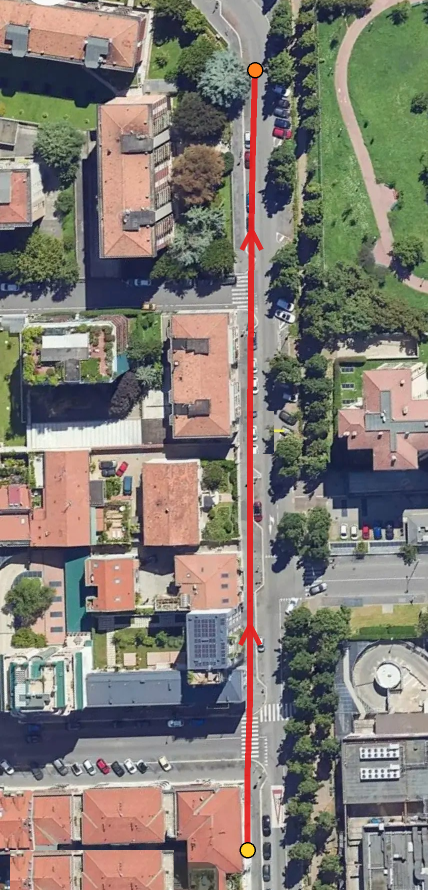
#> input picture maps/M3_route.png, 855 x 1780 px, found by its file name (shown at 1/2 size)
$ python compile_continuous_m3.py
#> lines starting #> are read from the running program, lines starting #| are printed output that depends on the picture
# M1 real-satellite-map continuous ride: concat h3m1_s1..s6 (drop join dupes),
# fixed caption bar + tall minimap (the REAL satellite route overlay) with a
# MOVING position dot + traveled trail. Output continuous_m3_v1.mp4.
import av, os
from PIL import Image, ImageDraw, ImageFont

BASE = r"C:\Users\yunlei\.zcode\workspace\default\h3_map_baseline"
OUT  = r"C:\Users\yunlei\AppData\Local\Comfy-Desktop\ComfyUI-Shared\output"
CLIP_NAMES = [f"h3m3_s{i}_00001_.mp4" for i in range(1, 7)]
RESULT = os.path.join(BASE, "continuous_m3_v1.mp4")

MAP_IMG = os.path.join(BASE, "maps", "M3_route.png")   # 872x1630 with red polyline
MAP_H = 500                                             # thumb height on frame
MAP_W, MAP_H_FULL = 855, 1780

CAPTION = "One continuous ride up a tree-lined avenue in Milan - satellite-map anchored - MiniMax H3 chain of 6"

# route polyline in original 872x1630 map coords
POLY = [(495,1700),(495,1550),(500,1400),(500,1250),(500,1050),(500,830),(502,620),(503,460),(505,330),(510,140)]

# (frame, x, y) keyframes along the polyline; linear interp in between.
# S boundaries: S1 0-242 *new-frames*; each following clip adds 242 frames.
WAY = [
    (0,    495,1700),  # S1 start: southern junction zebra
    (242,  500,1412),  # S1 end (arc-length interp, ~288px/clip, total route 1559px)
    (484,  500,1124),  # S2 end
    (726,  502, 836),  # S3 end: trees opening to grass
    (968,  503, 548),  # S4 end: park lawns right
    (1210, 507, 258),  # S5 end: northern stretch
    (1306, 510, 140),  # S6 glide done (~f96), stopped at route END by the park fence
    (1452, 510, 140),  # end: dot sits at END through the final pan RIGHT into the park
]

def pos_at(f):
    if f <= WAY[0][0]: return WAY[0][1], WAY[0][2]
    if f >= WAY[-1][0]: return WAY[-1][1], WAY[-1][2]
    for (f0,x0,y0),(f1,x1,y1) in zip(WAY, WAY[1:]):
        if f0 <= f <= f1:
            t = 0 if f1==f0 else (f-f0)/(f1-f0)
            return x0+(x1-x0)*t, y0+(y1-y0)*t
    return WAY[-1][1], WAY[-1][2]

def trail_upto(pt):
    """walk POLY, return partial polyline ending at interpolated pt"""
    pts = [POLY[0]]
    for a,b in zip(POLY, POLY[1:]):
        ax,ay,bx,by = *a,*b
        # param of pt projected onto segment ab
        dx,dy = bx-ax, by-ay
        L2 = dx*dx+dy*dy
        if L2==0: continue
        t = ((pt[0]-ax)*dx + (pt[1]-ay)*dy)/L2
        if t >= 1: pts.append(b); continue
        if t <= 0: break
        pts.append((ax+dx*t, ay+dy*t)); break
    return pts

# ---- load minimap ----
thumb = Image.open(MAP_IMG).convert("RGB")
#> thumb is the input picture: PIL image 855x1780 RGB; mean R, G, B 130.1, 124.3, 116.1
s = MAP_H / thumb.height
#> s = 0.281
TW = int(thumb.width*s)
#> TW = 240
thumb = thumb.resize((TW, MAP_H), Image.LANCZOS)
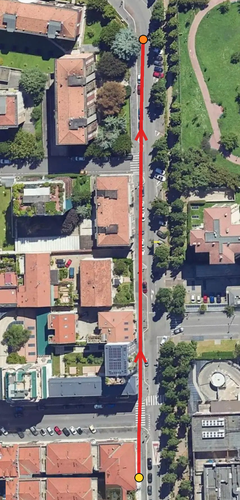
#> thumb: PIL image 240x500 RGB; mean R, G, B 130.1, 124.3, 116.1
# add thin white border
framed = Image.new("RGB", (TW+4, MAP_H+4), (255,255,255))
#> framed: PIL image 244x504 RGB; every value is 255
framed.paste(thumb, (2,2))
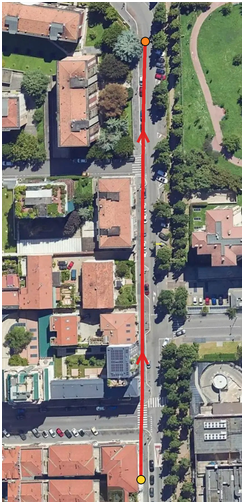
#> framed: PIL image 244x504 RGB; mean R, G, B 133.2, 127.4, 119.5

# fonts
def font(sz):
#> called with sz = 30
    for name in ("arialbd.ttf","arial.ttf","segoeui.ttf"):
        try: return ImageFont.truetype(name, sz)
        except Exception: pass
    return ImageFont.load_default()
F_CAP = font(30)

# ---- video pass ----
ins = []
for n in CLIP_NAMES:
#> (the run stopped early here; a loop or call above may not have finished)

$ run again, with maps/M1_route.png copied over maps/M3_route.png
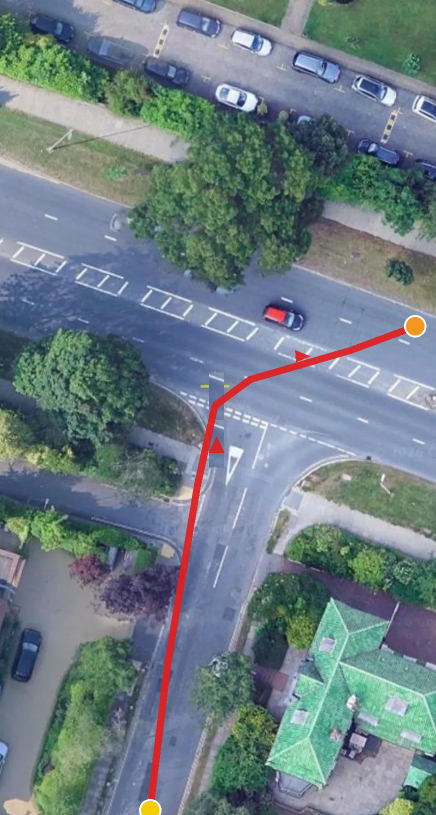
#> input picture maps/M1_route.png, 872 x 1630 px, found by its file name (shown at 1/2 size)
#> thumb is the input picture: PIL image 872x1630 RGB; mean R, G, B 109.7, 125.7, 131.9
#> `thumb = thumb.resize((TW, MAP_H), Image.LANCZOS)`:
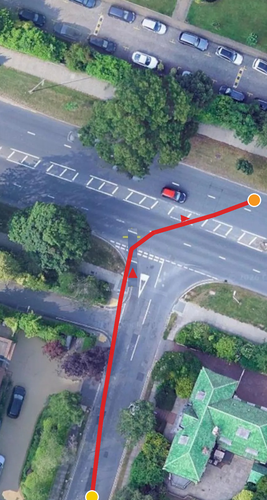
#> thumb: PIL image 267x500 RGB; mean R, G, B 109.7, 125.7, 131.9
#> `framed.paste(thumb, (2,2))`:
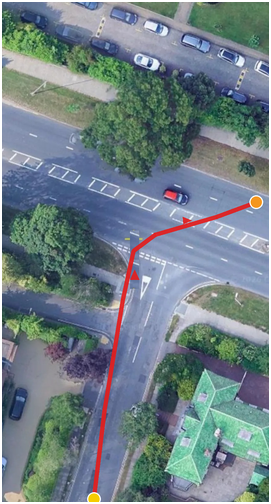
#> framed: PIL image 271x504 RGB; mean R, G, B 113, 128.6, 134.7
